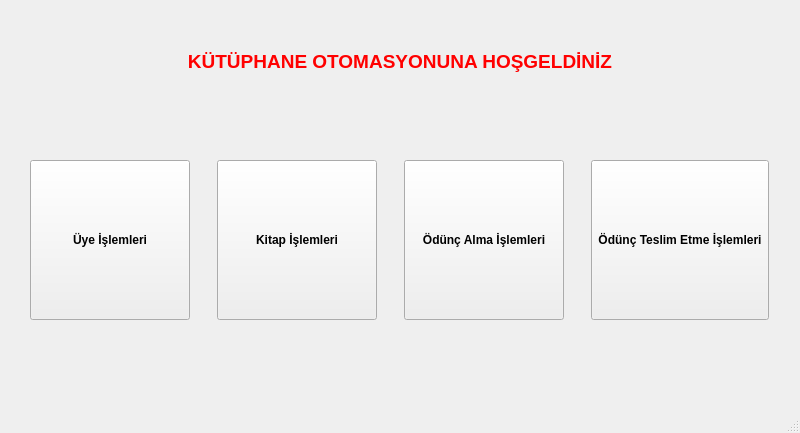
<?xml version="1.0" encoding="UTF-8"?>
<ui version="4.0">
 <class>MainWindow</class>
 <widget class="QMainWindow" name="MainWindow">
  <property name="geometry">
   <rect>
    <x>0</x>
    <y>0</y>
    <width>800</width>
    <height>433</height>
   </rect>
  </property>
  <property name="windowTitle">
   <string>MainWindow</string>
  </property>
  <property name="iconSize">
   <size>
    <width>100</width>
    <height>100</height>
   </size>
  </property>
  <widget class="QWidget" name="centralwidget">
   <layout class="QVBoxLayout" name="verticalLayout">
    <item>
     <spacer name="verticalSpacer">
      <property name="orientation">
       <enum>Qt::Orientation::Vertical</enum>
      </property>
      <property name="sizeHint" stdset="0">
       <size>
        <width>20</width>
        <height>40</height>
       </size>
      </property>
     </spacer>
    </item>
    <item>
     <widget class="QLabel" name="label">
      <property name="palette">
       <palette>
        <active>
         <colorrole role="WindowText">
          <brush brushstyle="SolidPattern">
           <color alpha="255">
            <red>255</red>
            <green>0</green>
            <blue>0</blue>
           </color>
          </brush>
         </colorrole>
         <colorrole role="Button">
          <brush brushstyle="SolidPattern">
           <color alpha="255">
            <red>255</red>
            <green>255</green>
            <blue>255</blue>
           </color>
          </brush>
         </colorrole>
         <colorrole role="Light">
          <brush brushstyle="SolidPattern">
           <color alpha="255">
            <red>255</red>
            <green>255</green>
            <blue>255</blue>
           </color>
          </brush>
         </colorrole>
         <colorrole role="Midlight">
          <brush brushstyle="SolidPattern">
           <color alpha="255">
            <red>255</red>
            <green>255</green>
            <blue>255</blue>
           </color>
          </brush>
         </colorrole>
         <colorrole role="Dark">
          <brush brushstyle="SolidPattern">
           <color alpha="255">
            <red>127</red>
            <green>127</green>
            <blue>127</blue>
           </color>
          </brush>
         </colorrole>
         <colorrole role="Mid">
          <brush brushstyle="SolidPattern">
           <color alpha="255">
            <red>170</red>
            <green>170</green>
            <blue>170</blue>
           </color>
          </brush>
         </colorrole>
         <colorrole role="Text">
          <brush brushstyle="SolidPattern">
           <color alpha="255">
            <red>0</red>
            <green>0</green>
            <blue>0</blue>
           </color>
          </brush>
         </colorrole>
         <colorrole role="BrightText">
          <brush brushstyle="SolidPattern">
           <color alpha="255">
            <red>255</red>
            <green>255</green>
            <blue>255</blue>
           </color>
          </brush>
         </colorrole>
         <colorrole role="ButtonText">
          <brush brushstyle="SolidPattern">
           <color alpha="255">
            <red>0</red>
            <green>0</green>
            <blue>0</blue>
           </color>
          </brush>
         </colorrole>
         <colorrole role="Base">
          <brush brushstyle="SolidPattern">
           <color alpha="255">
            <red>255</red>
            <green>255</green>
            <blue>255</blue>
           </color>
          </brush>
         </colorrole>
         <colorrole role="Window">
          <brush brushstyle="SolidPattern">
           <color alpha="255">
            <red>255</red>
            <green>255</green>
            <blue>255</blue>
           </color>
          </brush>
         </colorrole>
         <colorrole role="Shadow">
          <brush brushstyle="SolidPattern">
           <color alpha="255">
            <red>0</red>
            <green>0</green>
            <blue>0</blue>
           </color>
          </brush>
         </colorrole>
         <colorrole role="AlternateBase">
          <brush brushstyle="SolidPattern">
           <color alpha="255">
            <red>255</red>
            <green>255</green>
            <blue>255</blue>
           </color>
          </brush>
         </colorrole>
         <colorrole role="ToolTipBase">
          <brush brushstyle="SolidPattern">
           <color alpha="255">
            <red>255</red>
            <green>255</green>
            <blue>220</blue>
           </color>
          </brush>
         </colorrole>
         <colorrole role="ToolTipText">
          <brush brushstyle="SolidPattern">
           <color alpha="255">
            <red>0</red>
            <green>0</green>
            <blue>0</blue>
           </color>
          </brush>
         </colorrole>
         <colorrole role="PlaceholderText">
          <brush brushstyle="SolidPattern">
           <color alpha="127">
            <red>0</red>
            <green>0</green>
            <blue>0</blue>
           </color>
          </brush>
         </colorrole>
         <colorrole role="Accent">
          <brush brushstyle="SolidPattern">
           <color alpha="255">
            <red>255</red>
            <green>255</green>
            <blue>255</blue>
           </color>
          </brush>
         </colorrole>
        </active>
        <inactive>
         <colorrole role="WindowText">
          <brush brushstyle="SolidPattern">
           <color alpha="255">
            <red>255</red>
            <green>0</green>
            <blue>0</blue>
           </color>
          </brush>
         </colorrole>
         <colorrole role="Button">
          <brush brushstyle="SolidPattern">
           <color alpha="255">
            <red>255</red>
            <green>255</green>
            <blue>255</blue>
           </color>
          </brush>
         </colorrole>
         <colorrole role="Light">
          <brush brushstyle="SolidPattern">
           <color alpha="255">
            <red>255</red>
            <green>255</green>
            <blue>255</blue>
           </color>
          </brush>
         </colorrole>
         <colorrole role="Midlight">
          <brush brushstyle="SolidPattern">
           <color alpha="255">
            <red>255</red>
            <green>255</green>
            <blue>255</blue>
           </color>
          </brush>
         </colorrole>
         <colorrole role="Dark">
          <brush brushstyle="SolidPattern">
           <color alpha="255">
            <red>127</red>
            <green>127</green>
            <blue>127</blue>
           </color>
          </brush>
         </colorrole>
         <colorrole role="Mid">
          <brush brushstyle="SolidPattern">
           <color alpha="255">
            <red>170</red>
            <green>170</green>
            <blue>170</blue>
           </color>
          </brush>
         </colorrole>
         <colorrole role="Text">
          <brush brushstyle="SolidPattern">
           <color alpha="255">
            <red>0</red>
            <green>0</green>
            <blue>0</blue>
           </color>
          </brush>
         </colorrole>
         <colorrole role="BrightText">
          <brush brushstyle="SolidPattern">
           <color alpha="255">
            <red>255</red>
            <green>255</green>
            <blue>255</blue>
           </color>
          </brush>
         </colorrole>
         <colorrole role="ButtonText">
          <brush brushstyle="SolidPattern">
           <color alpha="255">
            <red>0</red>
            <green>0</green>
            <blue>0</blue>
           </color>
          </brush>
         </colorrole>
         <colorrole role="Base">
          <brush brushstyle="SolidPattern">
           <color alpha="255">
            <red>255</red>
            <green>255</green>
            <blue>255</blue>
           </color>
          </brush>
         </colorrole>
         <colorrole role="Window">
          <brush brushstyle="SolidPattern">
           <color alpha="255">
            <red>255</red>
            <green>255</green>
            <blue>255</blue>
           </color>
          </brush>
         </colorrole>
         <colorrole role="Shadow">
          <brush brushstyle="SolidPattern">
           <color alpha="255">
            <red>0</red>
            <green>0</green>
            <blue>0</blue>
           </color>
          </brush>
         </colorrole>
         <colorrole role="AlternateBase">
          <brush brushstyle="SolidPattern">
           <color alpha="255">
            <red>255</red>
            <green>255</green>
            <blue>255</blue>
           </color>
          </brush>
         </colorrole>
         <colorrole role="ToolTipBase">
          <brush brushstyle="SolidPattern">
           <color alpha="255">
            <red>255</red>
            <green>255</green>
            <blue>220</blue>
           </color>
          </brush>
         </colorrole>
         <colorrole role="ToolTipText">
          <brush brushstyle="SolidPattern">
           <color alpha="255">
            <red>0</red>
            <green>0</green>
            <blue>0</blue>
           </color>
          </brush>
         </colorrole>
         <colorrole role="PlaceholderText">
          <brush brushstyle="SolidPattern">
           <color alpha="127">
            <red>0</red>
            <green>0</green>
            <blue>0</blue>
           </color>
          </brush>
         </colorrole>
         <colorrole role="Accent">
          <brush brushstyle="SolidPattern">
           <color alpha="255">
            <red>255</red>
            <green>255</green>
            <blue>255</blue>
           </color>
          </brush>
         </colorrole>
        </inactive>
        <disabled>
         <colorrole role="WindowText">
          <brush brushstyle="SolidPattern">
           <color alpha="255">
            <red>127</red>
            <green>127</green>
            <blue>127</blue>
           </color>
          </brush>
         </colorrole>
         <colorrole role="Button">
          <brush brushstyle="SolidPattern">
           <color alpha="255">
            <red>255</red>
            <green>255</green>
            <blue>255</blue>
           </color>
          </brush>
         </colorrole>
         <colorrole role="Light">
          <brush brushstyle="SolidPattern">
           <color alpha="255">
            <red>255</red>
            <green>255</green>
            <blue>255</blue>
           </color>
          </brush>
         </colorrole>
         <colorrole role="Midlight">
          <brush brushstyle="SolidPattern">
           <color alpha="255">
            <red>255</red>
            <green>255</green>
            <blue>255</blue>
           </color>
          </brush>
         </colorrole>
         <colorrole role="Dark">
          <brush brushstyle="SolidPattern">
           <color alpha="255">
            <red>127</red>
            <green>127</green>
            <blue>127</blue>
           </color>
          </brush>
         </colorrole>
         <colorrole role="Mid">
          <brush brushstyle="SolidPattern">
           <color alpha="255">
            <red>170</red>
            <green>170</green>
            <blue>170</blue>
           </color>
          </brush>
         </colorrole>
         <colorrole role="Text">
          <brush brushstyle="SolidPattern">
           <color alpha="255">
            <red>127</red>
            <green>127</green>
            <blue>127</blue>
           </color>
          </brush>
         </colorrole>
         <colorrole role="BrightText">
          <brush brushstyle="SolidPattern">
           <color alpha="255">
            <red>255</red>
            <green>255</green>
            <blue>255</blue>
           </color>
          </brush>
         </colorrole>
         <colorrole role="ButtonText">
          <brush brushstyle="SolidPattern">
           <color alpha="255">
            <red>127</red>
            <green>127</green>
            <blue>127</blue>
           </color>
          </brush>
         </colorrole>
         <colorrole role="Base">
          <brush brushstyle="SolidPattern">
           <color alpha="255">
            <red>255</red>
            <green>255</green>
            <blue>255</blue>
           </color>
          </brush>
         </colorrole>
         <colorrole role="Window">
          <brush brushstyle="SolidPattern">
           <color alpha="255">
            <red>255</red>
            <green>255</green>
            <blue>255</blue>
           </color>
          </brush>
         </colorrole>
         <colorrole role="Shadow">
          <brush brushstyle="SolidPattern">
           <color alpha="255">
            <red>0</red>
            <green>0</green>
            <blue>0</blue>
           </color>
          </brush>
         </colorrole>
         <colorrole role="AlternateBase">
          <brush brushstyle="SolidPattern">
           <color alpha="255">
            <red>255</red>
            <green>255</green>
            <blue>255</blue>
           </color>
          </brush>
         </colorrole>
         <colorrole role="ToolTipBase">
          <brush brushstyle="SolidPattern">
           <color alpha="255">
            <red>255</red>
            <green>255</green>
            <blue>220</blue>
           </color>
          </brush>
         </colorrole>
         <colorrole role="ToolTipText">
          <brush brushstyle="SolidPattern">
           <color alpha="255">
            <red>0</red>
            <green>0</green>
            <blue>0</blue>
           </color>
          </brush>
         </colorrole>
         <colorrole role="PlaceholderText">
          <brush brushstyle="SolidPattern">
           <color alpha="127">
            <red>127</red>
            <green>127</green>
            <blue>127</blue>
           </color>
          </brush>
         </colorrole>
         <colorrole role="Accent">
          <brush brushstyle="SolidPattern">
           <color alpha="255">
            <red>255</red>
            <green>255</green>
            <blue>255</blue>
           </color>
          </brush>
         </colorrole>
        </disabled>
       </palette>
      </property>
      <property name="font">
       <font>
        <pointsize>14</pointsize>
        <bold>true</bold>
       </font>
      </property>
      <property name="text">
       <string>KÜTÜPHANE OTOMASYONUNA HOŞGELDİNİZ</string>
      </property>
      <property name="alignment">
       <set>Qt::AlignmentFlag::AlignCenter</set>
      </property>
     </widget>
    </item>
    <item>
     <spacer name="verticalSpacer_2">
      <property name="orientation">
       <enum>Qt::Orientation::Vertical</enum>
      </property>
      <property name="sizeHint" stdset="0">
       <size>
        <width>20</width>
        <height>40</height>
       </size>
      </property>
     </spacer>
    </item>
    <item>
     <spacer name="verticalSpacer_3">
      <property name="orientation">
       <enum>Qt::Orientation::Vertical</enum>
      </property>
      <property name="sizeHint" stdset="0">
       <size>
        <width>20</width>
        <height>40</height>
       </size>
      </property>
     </spacer>
    </item>
    <item>
     <layout class="QHBoxLayout" name="horizontalLayout">
      <item>
       <widget class="QToolButton" name="btnUye">
        <property name="minimumSize">
         <size>
          <width>160</width>
          <height>160</height>
         </size>
        </property>
        <property name="font">
         <font>
          <bold>true</bold>
         </font>
        </property>
        <property name="text">
         <string>Üye İşlemleri</string>
        </property>
        <property name="icon">
         <iconset resource="ikonlar.qrc">
          <normaloff>:/ikonlar/user.jpg</normaloff>:/ikonlar/user.jpg</iconset>
        </property>
        <property name="iconSize">
         <size>
          <width>100</width>
          <height>100</height>
         </size>
        </property>
        <property name="toolButtonStyle">
         <enum>Qt::ToolButtonStyle::ToolButtonTextUnderIcon</enum>
        </property>
       </widget>
      </item>
      <item>
       <widget class="QToolButton" name="btnKitap">
        <property name="minimumSize">
         <size>
          <width>160</width>
          <height>160</height>
         </size>
        </property>
        <property name="font">
         <font>
          <bold>true</bold>
         </font>
        </property>
        <property name="text">
         <string>Kitap İşlemleri</string>
        </property>
        <property name="icon">
         <iconset resource="ikonlar.qrc">
          <normaloff>:/ikonlar/book.jpg</normaloff>:/ikonlar/book.jpg</iconset>
        </property>
        <property name="iconSize">
         <size>
          <width>100</width>
          <height>100</height>
         </size>
        </property>
        <property name="toolButtonStyle">
         <enum>Qt::ToolButtonStyle::ToolButtonTextUnderIcon</enum>
        </property>
       </widget>
      </item>
      <item>
       <widget class="QToolButton" name="btnOduncAlma">
        <property name="minimumSize">
         <size>
          <width>160</width>
          <height>160</height>
         </size>
        </property>
        <property name="font">
         <font>
          <bold>true</bold>
         </font>
        </property>
        <property name="text">
         <string>Ödünç Alma İşlemleri</string>
        </property>
        <property name="icon">
         <iconset resource="ikonlar.qrc">
          <normaloff>:/ikonlar/odunc_1.jpg</normaloff>:/ikonlar/odunc_1.jpg</iconset>
        </property>
        <property name="iconSize">
         <size>
          <width>100</width>
          <height>100</height>
         </size>
        </property>
        <property name="toolButtonStyle">
         <enum>Qt::ToolButtonStyle::ToolButtonTextUnderIcon</enum>
        </property>
       </widget>
      </item>
      <item>
       <widget class="QToolButton" name="btnOduncTeslim">
        <property name="minimumSize">
         <size>
          <width>160</width>
          <height>160</height>
         </size>
        </property>
        <property name="font">
         <font>
          <bold>true</bold>
         </font>
        </property>
        <property name="text">
         <string>Ödünç Teslim Etme İşlemleri</string>
        </property>
        <property name="icon">
         <iconset resource="ikonlar.qrc">
          <normaloff>:/ikonlar/odunc_2.jpg</normaloff>:/ikonlar/odunc_2.jpg</iconset>
        </property>
        <property name="iconSize">
         <size>
          <width>100</width>
          <height>100</height>
         </size>
        </property>
        <property name="toolButtonStyle">
         <enum>Qt::ToolButtonStyle::ToolButtonTextUnderIcon</enum>
        </property>
       </widget>
      </item>
     </layout>
    </item>
    <item>
     <spacer name="verticalSpacer_4">
      <property name="orientation">
       <enum>Qt::Orientation::Vertical</enum>
      </property>
      <property name="sizeHint" stdset="0">
       <size>
        <width>20</width>
        <height>40</height>
       </size>
      </property>
     </spacer>
    </item>
    <item>
     <spacer name="verticalSpacer_5">
      <property name="orientation">
       <enum>Qt::Orientation::Vertical</enum>
      </property>
      <property name="sizeHint" stdset="0">
       <size>
        <width>20</width>
        <height>40</height>
       </size>
      </property>
     </spacer>
    </item>
   </layout>
  </widget>
  <widget class="QMenuBar" name="menubar">
   <property name="geometry">
    <rect>
     <x>0</x>
     <y>0</y>
     <width>800</width>
     <height>25</height>
    </rect>
   </property>
  </widget>
  <widget class="QStatusBar" name="statusbar"/>
 </widget>
 <resources>
  <include location="ikonlar.qrc"/>
 </resources>
 <connections/>
</ui>
